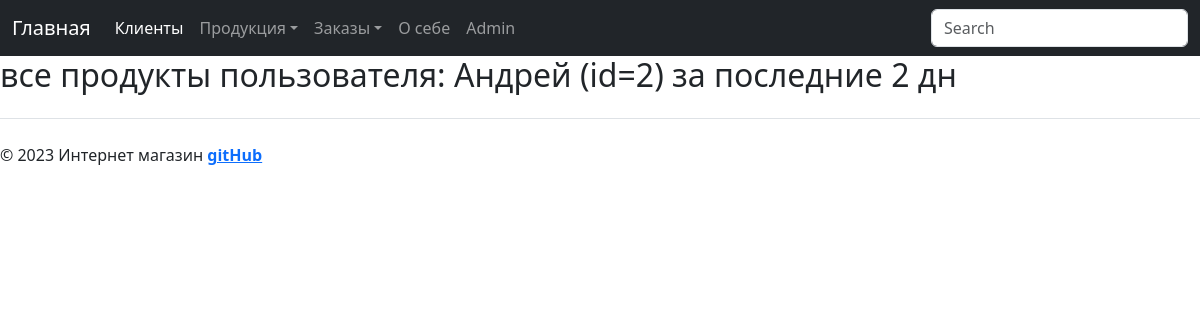
Page /shop/client_products_sorted/2/2/ on the earlier database version.
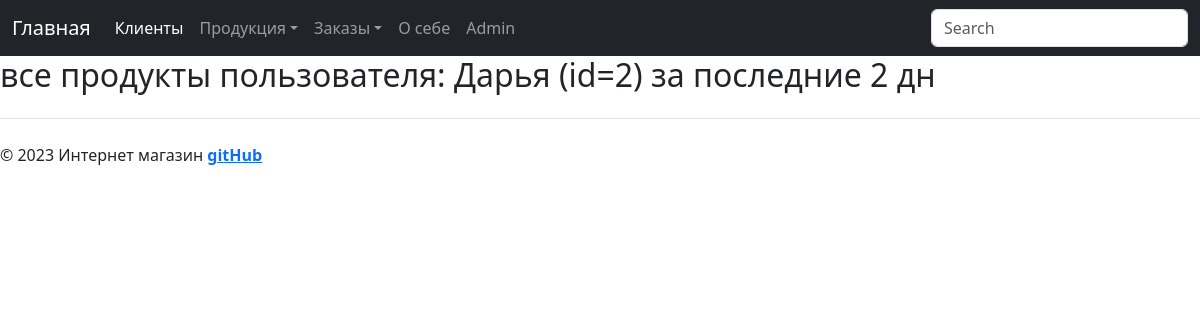
Same page on the later database version.
### shop_app/models.py (models this page shows, shortened)
class Client(models.Model):
    name_client = models.CharField(max_length=50)
    email = models.EmailField()
    phone_number = models.CharField(max_length=12)
    address = models.CharField(max_length=100)

### shop_app/views.py (the view)
# urls.py: path('shop/client_products_sorted/<int:id_client>/<int:days>/', views.client_products_sorted, name='client_products_sorted'), # вывыод всех товаров по клиенту за послегие кол дней (форма ввода id клие
def client_products_sorted(request, id_client: int, days: int):
    products = []
    product_set = []
    now = datetime.now()
    before = now - timedelta(days=days)
    client = Client.objects.filter(pk=id_client).first()
    orders = Order.objects.filter(buyer=client, date_create_order__range=(before, now)).all()
    for order in orders:
        products = order.products.all()
        for product in products:
            if product not in product_set:
                product_set.append(product)
    return render(request, 'shop_app/client_all_products_from_orders.html',
                  {'client': client, 'product_set': product_set, 'days': days})

### shop_app/templates/shop_app/client_all_products_from_orders.html (shortened to what this page needs)
{% extends 'shop_app/base.html' %}
{% block content %}
    <h2>все продукты пользователя: {{ client.name_client }} (id={{ client.id}}) за последние {{ days }} дн</h2>
{% endblock %}

Differences in the rows shown:
changed Client id 2: name_client "Андрей" → "Дарья"
